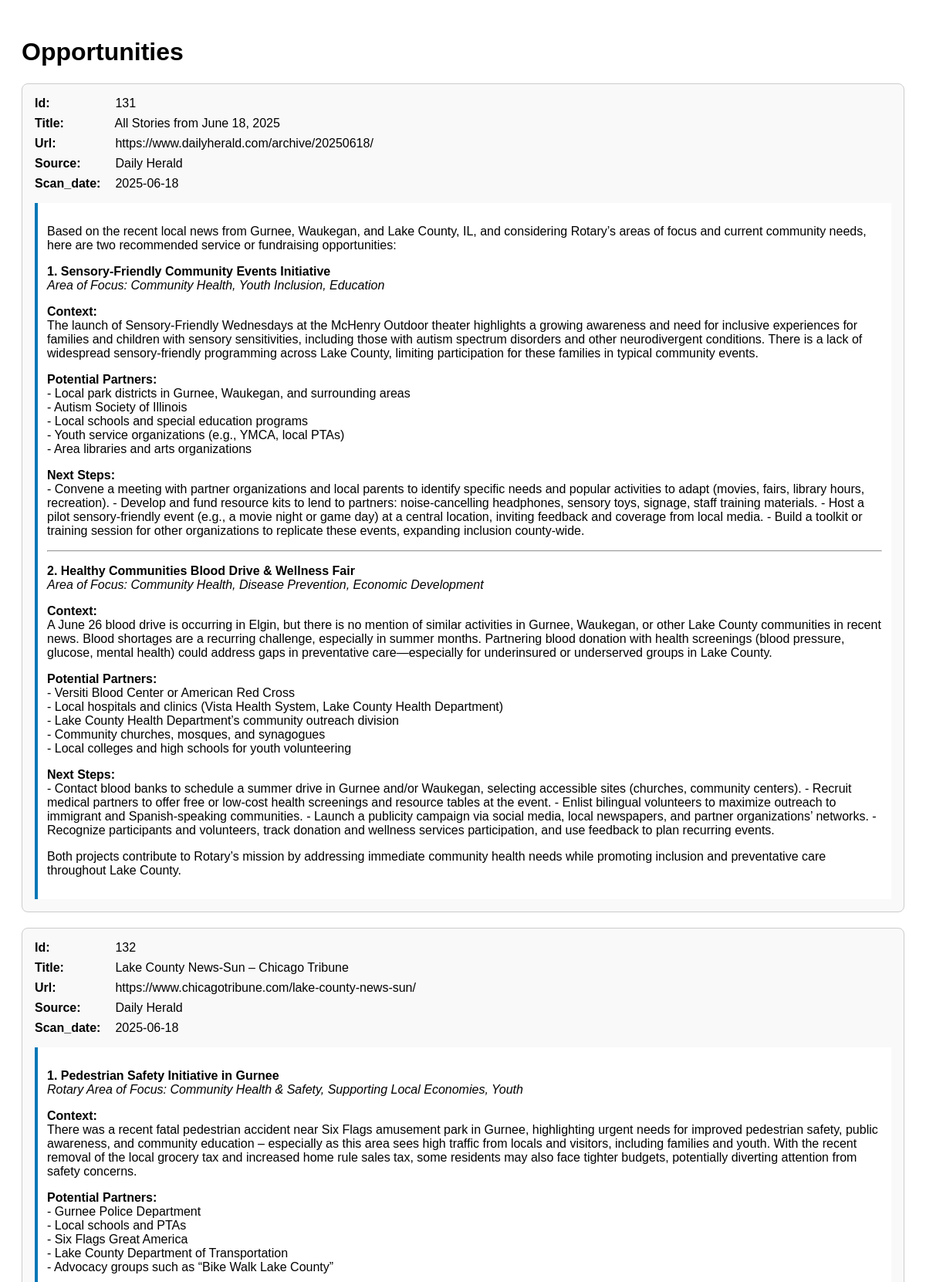
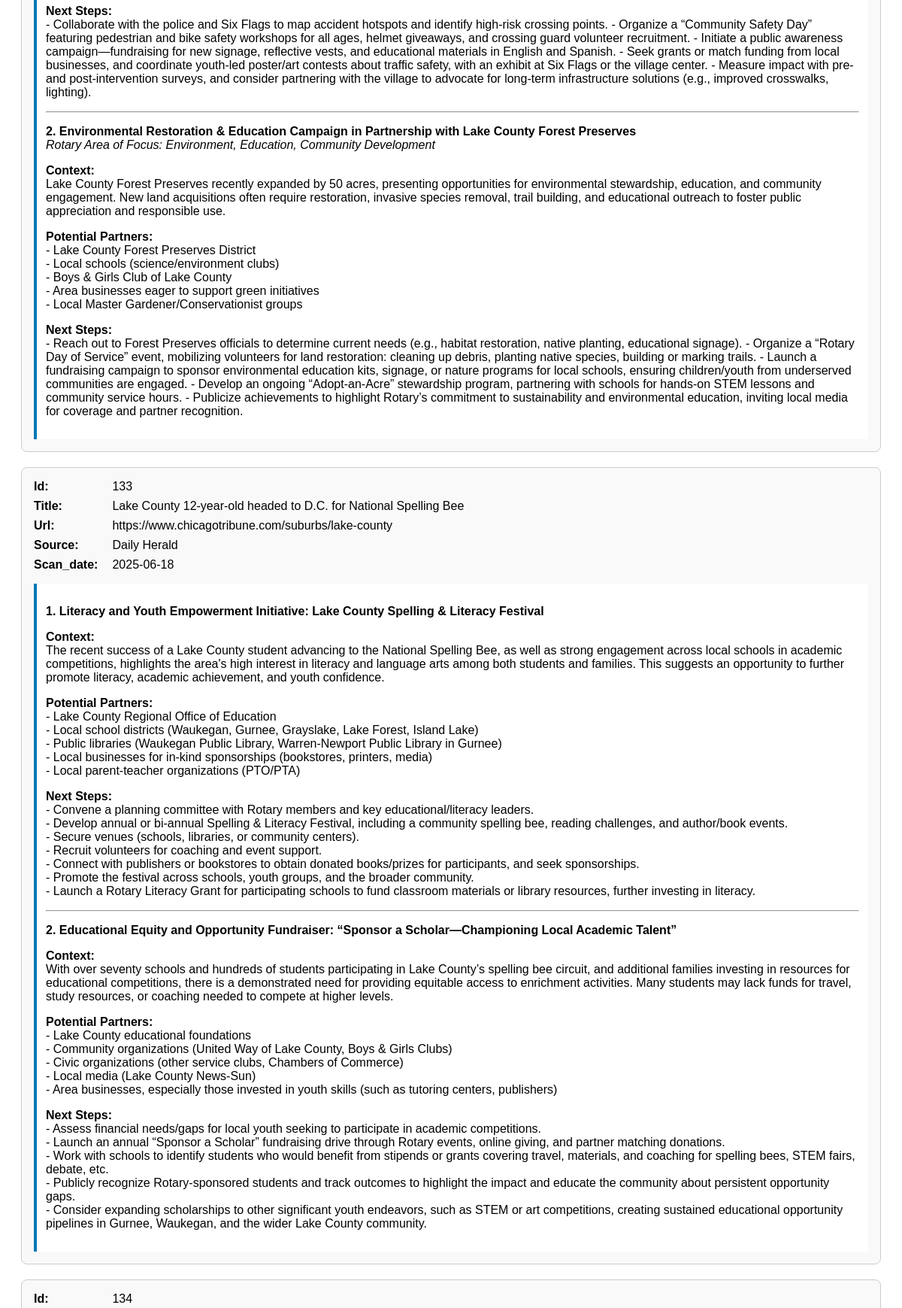
Page /summary (upper part) on the committed database (2 pictures, top to bottom).
### tables this page shows
CREATE TABLE content (
    id INTEGER PRIMARY KEY AUTOINCREMENT,
    title TEXT,
    url TEXT,
    source TEXT,
    content TEXT,
    is_opportunity INTEGER,
    raw_content TEXT,
    gpt_suggestion TEXT
, scan_date TEXT);

### web.py (the view)
@app.route("/summary")
def summary():
    articles = get_opportunities()
    for article in articles:
        if 'gpt_suggestion' in article:
            article['gpt_suggestion_html'] = markdown.markdown(article['gpt_suggestion'])
    return render_template("summary.html", rows=articles)

### web.py (called while the page is built)
def get_opportunities():
    conn = sqlite3.connect(DB_PATH)
    c = conn.cursor()
    rows = c.execute("SELECT * FROM content").fetchall()
    columns = [desc[0] for desc in c.description]
    conn.close()
    return [dict(zip(columns, row)) for row in rows]

### templates/summary.html (shortened to what this page needs)
<!DOCTYPE html>
<html>
<head>
</head>
<body>
    <h1>Opportunities</h1>
    {% for row in rows %}
        <div class="opportunity">
            {% for col, value in row.items() %}
                {% if col not in ['content', 'is_opportunity', 'gpt_suggestion', 'raw_content', 'suggested_action', 'gpt_suggestion_html'] %}
                    <div class="field">
                        <span class="label">{{ col|capitalize }}:</span> {{ value }}
                    </div>
                {% endif %}
            {% endfor %}
            {% if row.get('gpt_suggestion_html') %}
                <div class="gpt_suggestion">
                    {{ row['gpt_suggestion_html'] | safe }}
                </div>
            {% endif %}
        </div>
    {% endfor %}
</body>
</html>

### templates/summary.html (style rules this page uses)
body { font-family: Arial, sans-serif; padding: 20px; }
.opportunity { border: 1px solid #ccc; border-radius: 8px; padding: 16px; margin-bottom: 20px; background-color: #f9f9f9; }
.label { font-weight: bold; display: inline-block; width: 100px; }
.gpt_suggestion { margin-top: 16px; padding: 12px; background-color: #fff; border-left: 4px solid #0077b6; }
.field { margin-bottom: 8px; }

### rows in the picture
content: row "Id", row "131", col "Title", title "All Stories from June 18, 2025", col "Url", url "https://www.dailyherald.com/archive/20250618/", col "Source", source "Daily Herald", col "Scan_date", scan_date "2025-06-18", gpt_suggestion_html "Based on the recent local news from Gurnee, Waukegan, and Lake County, IL, and considering Rotary’s areas of focus and current community needs, here are two recommended service or fundraising opportunities: 1. Sensory-Friendly Community Events Initiative Area of Focus: Community Health, Youth Inclusion, Education Context: The launch of Sensory-Friendly Wednesdays at the McHenry Outdoor theater highlights a growing awareness and need for inclusive experiences for families and children with sensory sensitivities, including those with autism spectrum disorders and other neurodivergent conditions. There is a lack of widespread sensory-friendly programming across Lake County, limiting…"
content: row "Id", row "132", col "Title", title "Lake County News-Sun – Chicago Tribune", col "Url", url "https://www.chicagotribune.com/lake-county-news-sun/", col "Source", source "Daily Herald", col "Scan_date", scan_date "2025-06-18", gpt_suggestion_html "1. Pedestrian Safety Initiative in Gurnee Rotary Area of Focus: Community Health & Safety, Supporting Local Economies, Youth Context: There was a recent fatal pedestrian accident near Six Flags amusement park in Gurnee, highlighting urgent needs for improved pedestrian safety, public awareness, and community education – especially as this area sees high traffic from locals and visitors, including families and youth. With the recent removal of the local grocery tax and increased home rule sales tax, some residents may also face tighter budgets, potentially diverting attention from safety concerns. Potential Partners: - Gurnee Police Department - Local schools and PTAs - Six Flags Great…"
content: row "Id", row "133", col "Title", title "Lake County 12-year-old headed to D.C. for National Spelling Bee", col "Url", url "https://www.chicagotribune.com/suburbs/lake-county", col "Source", source "Daily Herald", col "Scan_date", scan_date "2025-06-18", gpt_suggestion_html "1. Literacy and Youth Empowerment Initiative: Lake County Spelling & Literacy Festival Context: The recent success of a Lake County student advancing to the National Spelling Bee, as well as strong engagement across local schools in academic competitions, highlights the area's high interest in literacy and language arts among both students and families. This suggests an opportunity to further promote literacy, academic achievement, and youth confidence. Potential Partners: - Lake County Regional Office of Education - Local school districts (Waukegan, Gurnee, Grayslake, Lake Forest, Island Lake) - Public libraries (Waukegan Public Library, Warren-Newport Public Library in Gurnee) - Local…"
content: row "Id", row "134"
